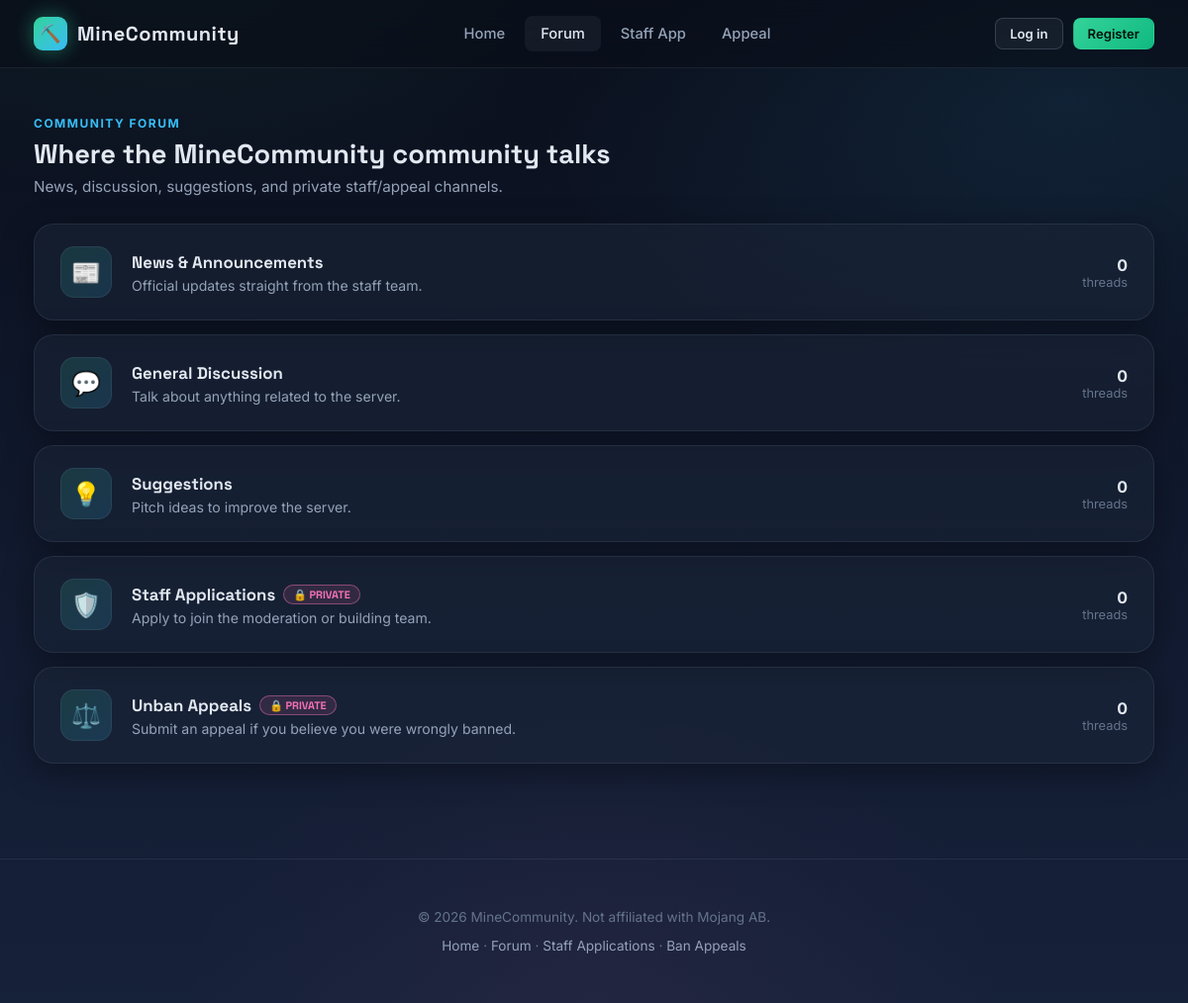
Page /index.php?page=forum on the committed database.
### tables this page shows
CREATE TABLE IF NOT EXISTS categories (
    id              INT UNSIGNED AUTO_INCREMENT PRIMARY KEY,
    slug            VARCHAR(64)  NOT NULL UNIQUE,
    name            VARCHAR(100) NOT NULL,
    description     VARCHAR(255) DEFAULT NULL,
    icon            VARCHAR(10)  DEFAULT '📁',    
    is_private      TINYINT(1)   NOT NULL DEFAULT 0,  
    sort_order      INT UNSIGNED NOT NULL DEFAULT 0,
    created_at      TIMESTAMP NOT NULL DEFAULT CURRENT_TIMESTAMP
);

### includes/auth.php (called while the page is built, shortened)
<?php
function current_user(): ?array {
    return $_SESSION['user'] ?? null;
}
function e(?string $str): string {
    return htmlspecialchars($str ?? '', ENT_QUOTES, 'UTF-8');
}

### pages/forum.php (the view, shortened to what this page needs)
<?php
$sql = "
    SELECT c.*,
           COUNT(t.id) AS thread_count,
           MAX(t.created_at) AS last_activity
    FROM categories c
    LEFT JOIN threads t
           ON t.category_id = c.id
          AND (t.is_private = 0 OR ? = 1)   -- staff can see counts including private threads
    GROUP BY c.id
    ORDER BY c.sort_order ASC
";
$stmt = $pdo->prepare($sql);
$stmt->execute([is_staff() ? 1 : 0]);
$categories = $stmt->fetchAll();
?>
<div class="section-head">
    <div>
        <span class="eyebrow">Community Forum</span>
        <h2>Where the <?= e(SERVER_NAME) ?> community talks</h2>
        <p>News, discussion, suggestions, and private staff/appeal channels.</p>
    </div>
</div>
<div class="category-list">
<?php foreach ($categories as $cat): ?>
    <a class="category-row glass" href="/index.php?page=category&slug=<?= urlencode($cat['slug']) ?>">
        <div class="category-icon"><?= e($cat['icon']) ?></div>
        <div class="category-info">
            <h3>
                <?= e($cat['name']) ?>
                <?php if ($cat['is_private']): ?><span class="lock-tag">🔒 Private</span><?php endif; ?>
            </h3>
            <p><?= e($cat['description']) ?></p>
        </div>
        <div class="category-meta">
            <strong><?= (int) $cat['thread_count'] ?></strong>
            threads
        </div>
    </a>
<?php endforeach; ?>
</div>

### includes/header.php (shortened to what this page needs)
<?php
$user = current_user();
?>
<!DOCTYPE html>
<html lang="en">
<head>
<link rel="stylesheet" href="/assets/css/style.css">
</head>
<body>
<header class="site-header">
    <nav class="nav">
        <a href="/index.php?page=home" class="brand">
            <span class="brand-mark">⛏️</span>
            <?= e(SERVER_NAME) ?>
        </a>
        <div class="nav-links">
            <a href="/index.php?page=home" class="<?= $page === 'home' ? 'active' : '' ?>">Home</a>
            <a href="/index.php?page=forum" class="<?= $page === 'forum' || $page === 'category' || $page === 'thread' ? 'active' : '' ?>">Forum</a>
            <a href="/index.php?page=apply" class="<?= $page === 'apply' ? 'active' : '' ?>">Staff App</a>
            <a href="/index.php?page=appeal" class="<?= $page === 'appeal' ? 'active' : '' ?>">Appeal</a>
        </div>
        <div class="nav-auth">
            <?php if ($user): ?>
                <span class="badge-role <?= e($user['role']) ?>"><?= e($user['role']) ?></span>
                <span style="font-size:0.9rem; font-weight:600;"><?= e($user['username']) ?></span>
                <a href="/index.php?page=logout" class="btn btn-secondary btn-sm">Log out</a>
            <?php else: ?>
                <a href="/index.php?page=login" class="btn btn-secondary btn-sm">Log in</a>
                <a href="/index.php?page=register" class="btn btn-primary btn-sm">Register</a>
            <?php endif; ?>
        </div>
    </nav>
</header>

### index.php (shortened to what this page needs)
<?php
require_once __DIR__ . '/includes/auth.php';
$routes = [
    'home'      => 'home.php',
    'login'     => 'login.php',
    'register'  => 'register.php',
    'logout'    => 'logout.php',
    'forum'     => 'forum.php',
    'category'  => 'category.php',
    'thread'    => 'thread.php',
    'apply'     => 'apply.php',
    'appeal'    => 'appeal.php',
];
$page = isset($_GET['page']) && array_key_exists($_GET['page'], $routes) ? $_GET['page'] : 'home';
$pageFile = __DIR__ . '/pages/' . $routes[$page];
require_once __DIR__ . '/includes/header.php';
echo '<main class="page"><div class="wrapper">';
if (file_exists($pageFile)) {
    require $pageFile;
} else {
    echo '<div class="empty-state glass"><div class="icon">🧭</div><h2>Page not found</h2><p>That trail leads nowhere. Head back to camp.</p></div>';
}
echo '</div></main>';
require_once __DIR__ . '/includes/footer.php';

### includes/footer.php (shortened to what this page needs)
<footer class="site-footer">
    <div class="wrapper">
        <p>&copy; <?= date('Y') ?> <?= e(SERVER_NAME) ?>. Not affiliated with Mojang AB.</p>
        <p>
            <a href="/index.php?page=home">Home</a> ·
            <a href="/index.php?page=forum">Forum</a> ·
            <a href="/index.php?page=apply">Staff Applications</a> ·
            <a href="/index.php?page=appeal">Ban Appeals</a>
        </p>
    </div>
</footer>
</body>
</html>

### rows in the picture
categories: icon "📰", name "News & Announcements", description "Official updates straight from the staff team.", thread_count "0"
categories: icon "💬", name "General Discussion", description "Talk about anything related to the server.", thread_count "0"
categories: icon "💡", name "Suggestions", description "Pitch ideas to improve the server.", thread_count "0"
categories: icon "🛡️", name "Staff Applications", is_private "🔒 PRIVATE", description "Apply to join the moderation or building team.", thread_count "0"
categories: icon "⚖️", name "Unban Appeals", is_private "🔒 PRIVATE", description "Submit an appeal if you believe you were wrongly banned.", thread_count "0"

### other values in the picture
SERVER_NAME "MineCommunity"
